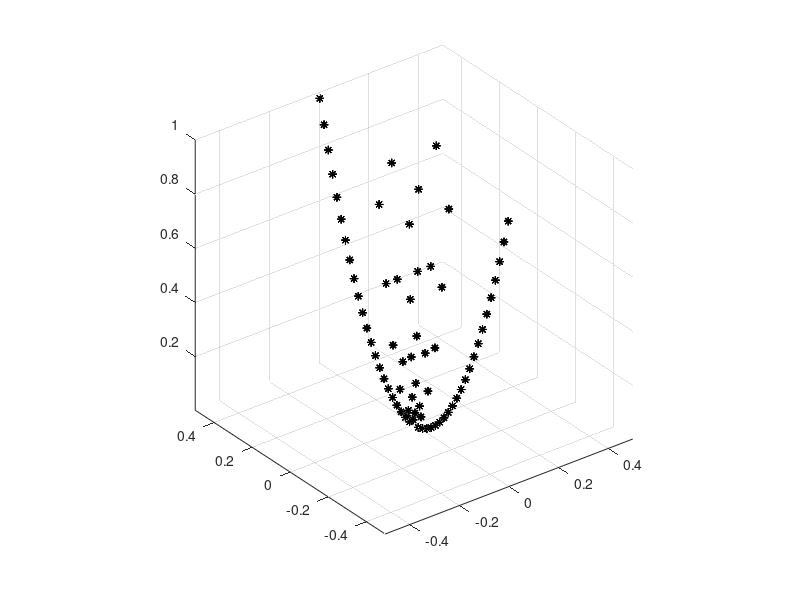

This figure's MATLAB source: (Note: this script raises an error after producing the figure.)


function SSM_StartAnalysis_v2(~,~)
clear all
close all
global gl surfpanel fitspanel


% Load variables
% modelfig = get(gcf,'UserData');
% conpanel = get(modelfig.conpanel,'UserData');
% surfpanel = get(modelfig.surfpanel,'UserData');
% fitspanel = get(modelfig.fitspanel,'UserData');

% GL struct stores experimental variables and tracks the progress of the
% model.
%gl.nPres = str2num(get(conpanel.uicontrols.npresstim,'string'));
%gl.nSamps = str2num(get(conpanel.uicontrols.nsamps,'string'));
gl.nPres = 5;
gl.nSamps = 1;
gl.allAngs = linspace(-pi/4,0,3);


% Preallocate Space
% PKA Surfpanel
tempsamp = struct('Lcc',[],'Mcc',[],'responses',[]);
samp(1:gl.nSamps) = tempsamp;
angle(1:numel(gl.allAngs)) = struct('samp',samp);
nrnds(1:3) = struct('angle',angle);
surfpanel = struct('nrnds',nrnds);
clear samp angle nrnds

% PKA Fitspanel
tempsamp = struct('testedangs',[],'GOF',[],'fitparams',[],'bestIdx',[],'bestAng',[],'error',[]);
samp(1:gl.nSamps) = tempsamp;
angle(1:numel(gl.allAngs)) = struct('samp',samp);
nrnds(1:3) = struct('angle',angle);
fitspanel = struct('nrnds',nrnds);
clear samp angle nrnds


GOFs = nan(gl.nSamps,numel(gl.allAngs),3);


for rot = 1:numel(gl.allAngs)
    gl.currentAng = rot;
    
    for rnd = 1
        gl.currentRnd = rnd;
        
        for sampn = 1:gl.nSamps
            
            gl.currentSamp = sampn;
            
            disp(['Angle ' num2str(gl.currentAng) ' of ' num2str(numel(gl.allAngs))])
            disp(['# of Rounds = ' num2str(gl.currentRnd)])
            disp(['Sample ' num2str(gl.currentSamp) ' of ' num2str(gl.nSamps)])
            
            disp('Choosing Stim...')
            ChooseLMStimuli;
            
            disp('Modeling Responses...')
            CreateModelSurface;
            
            disp('Fitting Model Data...')
            Fit1Ax
                        
            % Some variables
            % fitspanel = get(modelfig.fitspanel,'UserData');
            GOFs(sampn,rot,rnd) = fitspanel.nrnds(rnd).angle(rot).samp(sampn).error;
            %meanerror = nanmean(GOFs(:,:,rnd),1);
            
            %plot GOF
%             axes(fitspanel.axes.GOF(gl.currentRnd)); cla; hold on; grid on;
%             set(fitspanel.axes.GOF(gl.currentRnd),'xlim',[gl.allAngs(1) gl.allAngs(end)]);
%             h = plot(gl.allAngs,GOFs(:,:,rnd),'ko');
%             h1 = plot(gl.allAngs,meanerror,'*m');
%             set(h,'buttondownfcn',@PlotFits)
%             set(h1,'buttondownfcn',@PlotFits)
%             xlabel('Real Angle')
%             ylabel('Radians Difference')
%             title(['Fit Using ' num2str(gl.currentRnd) ' Rounds'])
%                         
        end
        
    end
    
end


end



function ChooseLMStimuli()
global gl surfpanel

% Load variables
% modelfig = get(gcf,'UserData');
% conpanel = get(modelfig.conpanel,'UserData');
% surfpanel = get(modelfig.surfpanel,'UserData');
% fitspanel = get(modelfig.fitspanel,'UserData');

% Load global variables
nRnds = gl.currentRnd;
nPres = gl.nPres;

% Other variables
thetaspace = pi/4;
rhospace = .045;
xmaxcc = .09;
ymaxcc = .50;
nRnds = 2;

% Construct Polar Grid
if nRnds == 2
    
    rhospace = rhospace/2;
    
elseif nRnds == 3
    
    rhospace = rhospace/2;
    thetaspace = thetaspace/2;
    
end

thetas = shiftdim(0:thetaspace:2*pi-thetaspace);
rhos = shiftdim(rhospace:rhospace:1);

% Totally random order
PolRhoIdx = fullfact([numel(thetas) numel(rhos)]);
rhothetalist = repmat([thetas(PolRhoIdx(:,1)) rhos(PolRhoIdx(:,2))],nPres,1);
thetas = rhothetalist(:,1);
rhos = rhothetalist(:,2);

% Transform from polar to cartesian coordinates
[tempLcc,tempMcc] = pol2cart(thetas,rhos);

% Scale Cone Contrast Units for Monitor
zvals = (tempLcc./xmaxcc).^2 + (tempMcc./ymaxcc).^2;
zidx = zvals<=1;
%scale = xmaxcc*ymaxcc./sqrt((ymaxcc.*cos(thetas)).^2+(xmaxcc.*sin(thetas)).^2);
surfpanel.nrnds(gl.currentRnd).angle(gl.currentAng).samp(gl.currentSamp).Lcc = tempLcc(zidx);
surfpanel.nrnds(gl.currentRnd).angle(gl.currentAng).samp(gl.currentSamp).Mcc = tempMcc(zidx);

plot3(tempLcc(zidx),tempMcc(zidx),zvals(zidx),'k*')
axis equal
grid on;
keyboard
% Save variables
% set(modelfig.conpanel,'UserData',conpanel);
% set(modelfig.surfpanel,'UserData',surfpanel);
% set(modelfig.fitspanel,'UserData',fitspanel);
% set(gcf,'UserData',modelfig);

%gl.Lcc = tempLcc * maxcc;
%gl.Mcc = tempMcc * maxcc;

end


function CreateModelSurface()
global gl surfpanel 

% Load Figure Variables
% modelfig = get(gcf,'UserData');
% conpanel = get(modelfig.conpanel,'UserData');
% surfpanel = get(modelfig.surfpanel,'UserData');
% fitspanel = get(modelfig.fitspanel,'UserData');

% Retrieve stimuli and parameters
ang = gl.allAngs(gl.currentAng);
L = surfpanel.nrnds(gl.currentRnd).angle(gl.currentAng).samp(gl.currentSamp).Lcc;
M = surfpanel.nrnds(gl.currentRnd).angle(gl.currentAng).samp(gl.currentSamp).Mcc;


% Set up some variables
params = [30 0 .045 0 3 0 0];
%x = linspace(-.09,.09,51);
%y = x;
%[xx yy] = meshgrid(x,y);


% Rotate L and M coordinates to make the 'fitting axis' the x-axis
rotMat = [cos(ang) -sin(ang); sin(ang) cos(ang)];
%rotSurfPts = [rotMat * [xx(:) yy(:)]']';
%surfprojs = rotSurfPts(:,1);
rotLMPts = [rotMat * [L(:),M(:)]']';
LMprojs = rotLMPts(:,1);


% Surface Points
%fitPts = ComputeNakaRushtonJPW(params,surfprojs,'asymmetric');
%zz = reshape(fitPts,size(xx));

% Responses to stimuli
respPts = ComputeNakaRushtonJPW(params,LMprojs,'asymmetric');
respPts = poissrnd(respPts);

surfpanel.nrnds(gl.currentRnd).angle(gl.currentAng).samp(gl.currentSamp).Lcc = L;
surfpanel.nrnds(gl.currentRnd).angle(gl.currentAng).samp(gl.currentSamp).Mcc = M;
surfpanel.nrnds(gl.currentRnd).angle(gl.currentAng).samp(gl.currentSamp).responses = respPts;


% Save Figure Variables
% set(modelfig.conpanel,'UserData',conpanel);
% set(modelfig.surfpanel,'UserData',surfpanel);
% set(modelfig.fitspanel,'UserData',fitspanel);
% set(gcf,'UserData',modelfig);


end



function Fit1Ax
global gl fitspanel surfpanel

% Load Figure Variables
% modelfig = get(gcf,'UserData');
% conpanel = get(modelfig.conpanel,'UserData');
% surfpanel = get(modelfig.surfpanel,'UserData');
% fitspanel = get(modelfig.fitspanel,'UserData');

% Set up some variables
angs = linspace(0,pi,181)';
nrots = numel(angs);
GOF = nan(nrots,1);

options = optimset('MaxFunEvals',800,'MaxIter',200,'TolFun',10^-6,'TolX',10^-6,'Display','off','Algorithm','active-set');
params = nan(nrots,7);
Lcc = surfpanel.nrnds(gl.currentRnd).angle(gl.currentAng).samp(gl.currentSamp).Lcc;
Mcc = surfpanel.nrnds(gl.currentRnd).angle(gl.currentAng).samp(gl.currentSamp).Mcc;
responses = surfpanel.nrnds(gl.currentRnd).angle(gl.currentAng).samp(gl.currentSamp).responses;


% Generating an initial guess
maxx = [];
topfr = max(responses);
sigmaguess = 0.045;
baselineguess = 0;
params0 = [topfr, topfr, sigmaguess, sigmaguess, 50, 50, baselineguess];  % need to constrain B across color directions
vlb = [5 5 0.01 0.01 1 1 0];
vub = [topfr*2 topfr*2 1 1 20 20 5];

% Rotate through angles
for rot = 1:nrots
    
    % Rotate L and M coordinates to make the 'fitting axis' the x-axis
    rotMat = [cos(angs(rot)) -sin(angs(rot)); sin(angs(rot)) cos(angs(rot))];
    tempRotPts = [rotMat * [Lcc Mcc]']';
    projs = tempRotPts(:,1);
    

    
    % Use previous parameters
    %if rot>1
        %params1 = mean([params(rot-1,:);params0]);
    %    [~,idx] = max(GOF);
    %    params1 = mean([params(rot-1,:);params(idx,:)]);
    %else
        params1 = params0;
    %end
    
    % Fit all rotated points
    [f1,fval] = fmincon('FitNakaRushtonFunJPW',params1,[],[],[],[],vlb,vub,[],options,projs,responses,'asymmetric');
    params(rot,:) = f1;
    GOF(rot) = -fval;
    
    %Variables for plotting
    maxx = cat(1,maxx,max(projs));
    pts = min(projs):.001:max(projs);
    fitPts = ComputeNakaRushtonJPW(params(rot,:),pts,'asymmetric');
    axlim = max(maxx);
    projline = [rotMat\[-axlim 0; 0 0; axlim 0]']';
    [x,y] = meshgrid(linspace(-axlim,axlim,50));
    rotxy = [rotMat * [x(:) y(:)]']';
    surface = ComputeNakaRushtonJPW(params(rot,:),rotxy(:,1),'asymmetric');
    surface = reshape(surface,size(x));
    
    % Plot figure
%     axes(surfpanel.axes.surffig); cla; hold on; grid on;
%     set(gca,'XLim',[-axlim axlim],'XTickMode','auto','YLim',[-axlim axlim],'YTickMode','auto')
%     surf(x,y,surface)
%     plot3(Lcc,Mcc,responses,'k*')
%     plot3(projline(:,1),projline(:,2),[topfr 0 topfr]','m')
%     xlabel('L Cone Contrast')
%     ylabel('M Cone Contrast')
%     zlabel('Number of Spikes')
%     title('Surface Fit')
  
    % Plot Projections
%     axes(surfpanel.axes.projfig);
%     cla; hold on; grid on;
%     xlim([-max(maxx) max(maxx)])
%     set(gca,'XTickMode','auto','YTickMode','auto')
%     plot(projs,responses,'k*');
%     plot(pts,fitPts,'r--')
%     xlabel('Cone Contrast')
%     ylabel('Number of Spikes')
%     title('Fit to Projections')
    
    % Plot Goodness of Fit
%     axes(fitspanel.axes.GOF(4))
%     if rot == 1
%         cla; hold on; grid on;
%         xlim([min(angs)/pi*180 max(angs)/pi*180])
%         set(gca,'XTick',[0 45 90 135 180],'YTickMode','auto')
%         xlabel('Rotation of Fitting Axis')
%         ylabel('-LL')
%         title('Fits to Sample')
%     end
%     h = plot(angs(1:rot)/pi*180,GOF(1:rot),'ko-');
%     set(h,'buttondownfcn',@PlotSurfaces)
    
end

%Variables for best fitting surface
[~,bestIdx] = max(GOF);
rotMat = [cos(angs(bestIdx)) -sin(angs(bestIdx)); sin(angs(bestIdx)) cos(angs(bestIdx))];
projline = [inv(rotMat) * [-axlim 0; 0 0; axlim 0]']';
[x,y] = meshgrid(linspace(-axlim,axlim,50));
rotxy = [rotMat * [x(:) y(:)]']';
surface = ComputeNakaRushtonJPW(params(bestIdx,:),rotxy(:,1),'asymmetric');
surface = reshape(surface,size(x));
fitPts = ComputeNakaRushtonJPW(params(bestIdx,:),pts,'asymmetric');
tempRotPts = [rotMat * [Lcc Mcc]']';
projs = tempRotPts(:,1);

% % Plot best 3d surface
% axes(surfpanel.axes.surffig); cla; hold on; grid on;
% surf(x,y,surface)
% plot3(Lcc,Mcc,responses,'k*')
% plot3(projline(:,1),projline(:,2),[topfr 0 topfr]','m')
% set(gca,'XLim',[-axlim axlim],'XTickMode','auto','YLim',[-axlim axlim],'YTickMode','auto')
% xlabel('L Cone Contrast')
% ylabel('M Cone Contrast')
% zlabel('Number of Spikes')
% title('Surface Fit')
% 
% % Plot Projections
% axes(surfpanel.axes.projfig)
% cla; hold on; grid on;
% xlim([-max(maxx) max(maxx)])
% plot(projs,responses,'k*');
% plot(pts,fitPts,'r--')
% set(gca,'XTickMode','auto','YTickMode','auto');
% xlabel('Cone Contrast')
% ylabel('Number of Spikes')
% title('Fit to Projections')

% Save results
fitspanel.nrnds(gl.currentRnd).angle(gl.currentAng).samp(gl.currentSamp).testedangs = angs;
fitspanel.nrnds(gl.currentRnd).angle(gl.currentAng).samp(gl.currentSamp).GOF = GOF;
fitspanel.nrnds(gl.currentRnd).angle(gl.currentAng).samp(gl.currentSamp).fitparams = params;
fitspanel.nrnds(gl.currentRnd).angle(gl.currentAng).samp(gl.currentSamp).bestIdx = bestIdx;
fitspanel.nrnds(gl.currentRnd).angle(gl.currentAng).samp(gl.currentSamp).bestAng = angs(bestIdx);
fitspanel.nrnds(gl.currentRnd).angle(gl.currentAng).samp(gl.currentSamp).error = rem(gl.allAngs(gl.currentAng) - angs(bestIdx),pi);

%Save variables
% set(modelfig.conpanel,'UserData',conpanel);
% set(modelfig.surfpanel,'UserData',surfpanel);
% set(modelfig.fitspanel,'UserData',fitspanel);
% set(gcf,'UserData',modelfig);

end


function PlotSample(~,~)
global gl

% Load variables
modelfig = get(gcf,'UserData');
conpanel = get(modelfig.conpanel,'UserData');
surfpanel = get(modelfig.surfpanel,'UserData');
fitspanel = get(modelfig.fitspanel,'UserData');

selected = get(fitspanel.axes.GOF(4),'UserData');
nrnds = selected.nrnds;
whichang = selected.ang;
selected.samp = get(conpanel.uicontrols.whichsamp,'value');
set(fitspanel.axes.GOF(4),'UserData',selected)

sampGOF = fitspanel.nrnds(nrnds).angle(whichang).samp(selected.samp).GOF;
sampangs = fitspanel.nrnds(nrnds).angle(whichang).samp(selected.samp).testedangs;
rnderrors = cat(1,fitspanel.nrnds(nrnds).angle(whichang).samp(:).error);
meanrnderror = mean(rnderrors);

% Plot rnd-type GOF and highlight first sample
axes(fitspanel.axes.GOF(gl.currentRnd)); cla; hold on; grid on;
set(fitspanel.axes.GOF(gl.currentRnd),'xlim',[gl.allAngs(1) gl.allAngs(end)],'XTickMode','auto','YTickMode','auto');
h = plot(repmat(gl.allAngs(gl.currentAng),numel(rnderrors),1),rnderrors,'ko');
h1 = plot(gl.allAngs(gl.currentRnd),meanrnderror,'*m');
h2 = plot(gl.allAngs(whichang),rnderrors(selected.samp),'c*');
set(h,'buttondownfcn',@PlotFits)
set(h1,'buttondownfcn',@PlotFits)
set(h2,'buttondownfcn',@PlotFits)
xlabel('Real Angle')
ylabel('Radians Difference')
title(['Fit Using ' num2str(gl.currentRnd) ' Rounds'])

% Plot fits of sample 1 (default)
axes(fitspanel.axes.GOF(4)); cla; hold on; grid on;
set(fitspanel.axes.GOF(4),'xlim',[sampangs(1) sampangs(end)]);
h = plot(sampangs,sampGOF,'ko-');
h1 = plot(sampangs(1),sampGOF(1),'r*');
set(h,'buttondownfcn',@PlotSurfaces);
set(h1,'buttondownfcn',@PlotSurfaces);
xlabel('Rotation of Fitting Axis')
ylabel('-LL')
title('Fits to Sample')

% Variables for surface plotting
Lcc = surfpanel.nrnds(nrnds).angle(whichang).samp(selected.samp).Lcc;
Mcc = surfpanel.nrnds(nrnds).angle(whichang).samp(selected.samp).Mcc;
responses = surfpanel.nrnds(nrnds).angle(whichang).samp(selected.samp).responses;
params = fitspanel.nrnds(nrnds).angle(whichang).samp(selected.samp).fitparams(1,:);
ang = sampangs(1);
rotMat = [cos(ang) -sin(ang); sin(ang) cos(ang)];
tempRotPts = [rotMat * [Lcc Mcc]']';
projs = tempRotPts(:,1);
axlim = max(projs);
projline = [inv(rotMat) * [-axlim 0; 0 0; axlim 0]']';
topfr = max(responses);
[x,y] = meshgrid(linspace(-axlim,axlim,50));
rotxy = [rotMat * [x(:) y(:)]']';
pts = min(projs):.001:max(projs);
surface = ComputeNakaRushtonJPW(params(whichang,:),rotxy(:,1),'asymmetric');
surface = reshape(surface,size(x));
fitPts = ComputeNakaRushtonJPW(params(whichang,:),pts,'asymmetric');

% Plot surface #1 (default)
axes(surfpanel.axes.surffig); cla; hold on; grid on;
set(gca,'XLim',[-axlim axlim],'XTickMode','auto','YLim',[-axlim axlim],'YTickMode','auto')
surf(x,y,surface)
plot3(Lcc,Mcc,responses,'k*')
plot3(projline(:,1),projline(:,2),[topfr 0 topfr]','m')
xlabel('L Cone Contrast')
ylabel('M Cone Contrast')
zlabel('Number of Spikes')
title('Surface Fit')

% Plot Projections of sample 1 at angle 1 (default)
axes(surfpanel.axes.projfig);
cla; hold on; grid on;
xlim([-axlim axlim])
set(gca,'XTickMode','auto','YTickMode','auto')
plot(projs,responses,'k*');
plot(pts,fitPts,'r--')
xlabel('Cone Contrast')
ylabel('Number of Spikes')
title('Fit to Projections')
 
% Allow selection of other samples
% set(conpanel.uicontrols.whichsamp,'string',1:str2double(get(conpanel.uicontrols.nsamps,'string')),'callback',@PlotSample);

% Save variables
set(modelfig.conpanel,'UserData',conpanel);
set(modelfig.surfpanel,'UserData',surfpanel);
set(modelfig.fitspanel,'UserData',fitspanel);
set(gcf,'UserData',modelfig);

end


function PlotFits(~,~)
global gl

h = gca;
whichpt = get(h,'CurrentPoint');
whichpt = whichpt(1,[1 2]);

% Load variables
modelfig = get(gcf,'UserData');
conpanel = get(modelfig.conpanel,'UserData');
surfpanel = get(modelfig.surfpanel,'UserData');
fitspanel = get(modelfig.fitspanel,'UserData');

if h == fitspanel.axes.GOF(1)
    nrnds = 1;
elseif h == fitspanel.axes.GOF(2);
    nrnds = 2;
elseif h == fitspanel.axes.GOF(3);
    nrnds = 3;
else
    keyboard
end    

[~,whichang] = min(diff([repmat(whichpt(1),1,numel(gl.allAngs));gl.allAngs]));
selected = get(fitspanel.axes.GOF(4),'UserData');
selected.nrnds = nrnds;
selected.ang = whichang;
selected.samp = get(conpanel.uicontrols.whichsamp,'value');
set(fitspanel.axes.GOF(4),'UserData',selected)

sampGOF = fitspanel.nrnds(nrnds).angle(whichang).samp(selected.samp).GOF;
sampangs = fitspanel.nrnds(nrnds).angle(whichang).samp(selected.samp).testedangs;
rnderrors = cat(1,fitspanel.nrnds(nrnds).angle(whichang).samp(:).error);
meanrnderror = mean(rnderrors);

% Plot rnd-type GOF and highlight first sample
axes(fitspanel.axes.GOF(gl.currentRnd)); cla; hold on; grid on;
set(fitspanel.axes.GOF(gl.currentRnd),'xlim',[gl.allAngs(1) gl.allAngs(end)],'XTickMode','auto','YTickMode','auto');
h = plot(repmat(gl.allAngs(gl.currentAng),numel(rnderrors),1),rnderrors,'ko');
h1 = plot(gl.allAngs(gl.currentRnd),meanrnderror,'*m');
h2 = plot(gl.allAngs(whichang),rnderrors(1),'c*');
set(h,'buttondownfcn',@PlotFits)
set(h1,'buttondownfcn',@PlotFits)
set(h2,'buttondownfcn',@PlotFits)
xlabel('Real Angle')
ylabel('Radians Difference')
title(['Fit Using ' num2str(gl.currentRnd) ' Rounds'])

% Plot fits of sample 1 (default)
axes(fitspanel.axes.GOF(4)); cla; hold on; grid on;
set(fitspanel.axes.GOF(4),'xlim',[sampangs(1) sampangs(end)]);
h = plot(sampangs,sampGOF,'ko-');
h1 = plot(sampangs(1),sampGOF(1),'r*');
set(h,'buttondownfcn',@PlotSurfaces);
set(h1,'buttondownfcn',@PlotSurfaces);
xlabel('Rotation of Fitting Axis')
ylabel('-LL')
title('Fits to Sample')

% Variables for surface plotting
Lcc = surfpanel.nrnds(nrnds).angle(whichang).samp(selected.samp).Lcc;
Mcc = surfpanel.nrnds(nrnds).angle(whichang).samp(selected.samp).Mcc;
responses = surfpanel.nrnds(nrnds).angle(whichang).samp(selected.samp).responses;
params = fitspanel.nrnds(nrnds).angle(whichang).samp(selected.samp).fitparams(1,:);
ang = sampangs(1);
rotMat = [cos(ang) -sin(ang); sin(ang) cos(ang)];
tempRotPts = [rotMat * [Lcc Mcc]']';
projs = tempRotPts(:,1);
axlim = max(projs);
projline = [inv(rotMat) * [-axlim 0; 0 0; axlim 0]']';
topfr = max(responses);
[x,y] = meshgrid(linspace(-axlim,axlim,50));
rotxy = [rotMat * [x(:) y(:)]']';
pts = min(projs):.001:max(projs);
surface = ComputeNakaRushtonJPW(params(whichang,:),rotxy(:,1),'asymmetric');
surface = reshape(surface,size(x));
fitPts = ComputeNakaRushtonJPW(params(whichang,:),pts,'asymmetric');

% Plot surface #1 (default)
axes(surfpanel.axes.surffig); cla; hold on; grid on;
set(gca,'XLim',[-axlim axlim],'XTickMode','auto','YLim',[-axlim axlim],'YTickMode','auto')
surf(x,y,surface)
plot3(Lcc,Mcc,responses,'k*')
plot3(projline(:,1),projline(:,2),[topfr 0 topfr]','m')
xlabel('L Cone Contrast')
ylabel('M Cone Contrast')
zlabel('Number of Spikes')
title('Surface Fit')

% Plot Projections of sample 1 at angle 1 (default)
axes(surfpanel.axes.projfig);
cla; hold on; grid on;
xlim([-axlim axlim])
set(gca,'XTickMode','auto','YTickMode','auto')
plot(projs,responses,'k*');
plot(pts,fitPts,'r--')
xlabel('Cone Contrast')
ylabel('Number of Spikes')
title('Fit to Projections')

% Allow selection of other samples
set(conpanel.uicontrols.whichsamp,'string',1:str2double(get(conpanel.uicontrols.nsamps,'string')),'callback',@PlotSample);

% Save variables
set(modelfig.conpanel,'UserData',conpanel);
set(modelfig.surfpanel,'UserData',surfpanel);
set(modelfig.fitspanel,'UserData',fitspanel);
set(gcf,'UserData',modelfig);

end

function PlotSurfaces(~,~)

h = gca;
whichpt = get(h,'CurrentPoint');
whichpt = whichpt(1,[1 2]);

% Load variables
modelfig = get(gcf,'UserData');
conpanel = get(modelfig.conpanel,'UserData');
surfpanel = get(modelfig.surfpanel,'UserData');
fitspanel = get(modelfig.fitspanel,'UserData');

% Load variables for selected surface
selected = get(fitspanel.axes.GOF(4),'UserData');
nrnds = selected.nrnds;
ang = selected.ang;
samp = selected.samp;

% Variables for surface plotting
sampangs = fitspanel.nrnds(nrnds).angle(ang).samp(samp).testedangs;
[~,selectedang] = min(abs(diff([repmat(whichpt(1),1,numel(sampangs));sampangs'])));
sampGOF = fitspanel.nrnds(nrnds).angle(ang).samp(samp).GOF;
sampangs = fitspanel.nrnds(nrnds).angle(ang).samp(samp).testedangs;
Lcc = surfpanel.nrnds(nrnds).angle(ang).samp(samp).Lcc;
Mcc = surfpanel.nrnds(nrnds).angle(ang).samp(samp).Mcc;
responses = surfpanel.nrnds(nrnds).angle(ang).samp(samp).responses;
params = fitspanel.nrnds(nrnds).angle(ang).samp(samp).fitparams(selectedang,:);
rotMat = [cos(sampangs(selectedang)) -sin(sampangs(selectedang)); sin(sampangs(selectedang)) cos(sampangs(selectedang))];
tempRotPts = [rotMat * [Lcc Mcc]']';
projs = tempRotPts(:,1);
axlim = max(projs);
projline = [inv(rotMat) * [-axlim 0; 0 0; axlim 0]']';
topfr = max(responses);
[x,y] = meshgrid(linspace(-axlim,axlim,50));
rotxy = [rotMat * [x(:) y(:)]']';
pts = min(projs):.001:max(projs);
surface = ComputeNakaRushtonJPW(params,rotxy(:,1),'asymmetric');
surface = reshape(surface,size(x));
fitPts = ComputeNakaRushtonJPW(params,pts,'asymmetric');

% Plot surface
axes(surfpanel.axes.surffig); cla; hold on; grid on;
set(gca,'XLim',[-axlim axlim],'XTickMode','auto','YLim',[-axlim axlim],'YTickMode','auto')
surf(x,y,surface)
plot3(Lcc,Mcc,responses,'k*')
plot3(projline(:,1),projline(:,2),[topfr 0 topfr]','m')
xlabel('L Cone Contrast')
ylabel('M Cone Contrast')
zlabel('Number of Spikes')

% Plot Projections
axes(surfpanel.axes.projfig);
cla; hold on; grid on;
xlim([-axlim axlim])
set(gca,'XTickMode','auto','YTickMode','auto')
plot(projs,responses,'k*');
plot(pts,fitPts,'r--')
xlabel('Cone Contrast')
ylabel('Number of Spikes')

% Plot fits of sample 1
axes(fitspanel.axes.GOF(4)); cla; hold on; grid on;
set(fitspanel.axes.GOF(4),'xlim',[sampangs(1) sampangs(end)]);
h = plot(sampangs,sampGOF,'ko-');
h1 = plot(sampangs(selectedang),sampGOF(selectedang),'r*');
set(h,'buttondownfcn',@PlotSurfaces);
set(h1,'buttondownfcn',@PlotSurfaces);

%Save variables
set(modelfig.conpanel,'UserData',conpanel);
set(modelfig.surfpanel,'UserData',surfpanel);
set(modelfig.fitspanel,'UserData',fitspanel);
set(gcf,'UserData',modelfig);

end

